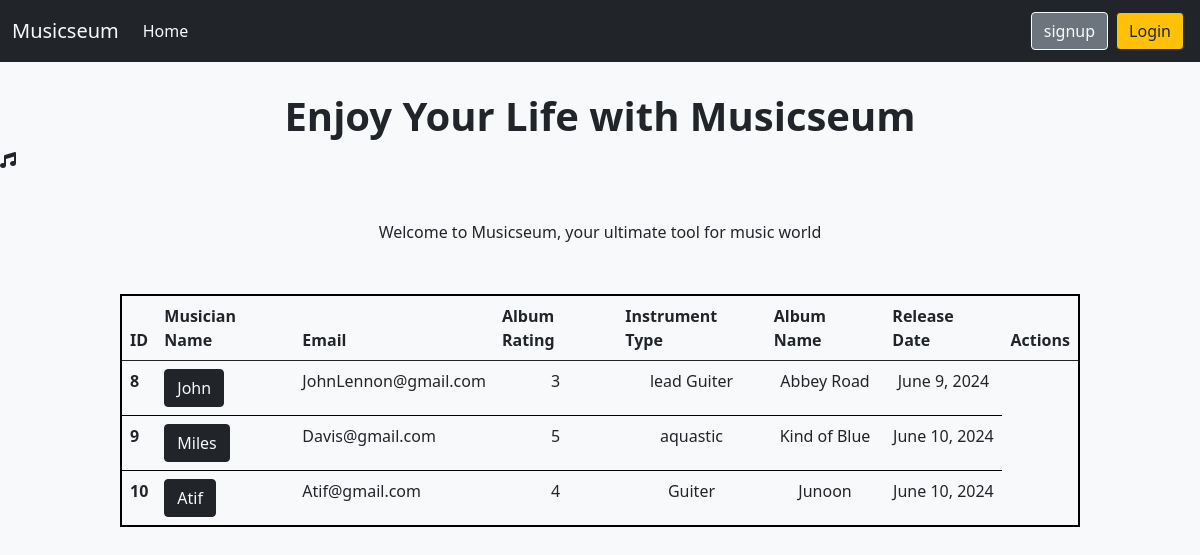
The page / on the database its author committed.
### album/models.py (models this page shows, shortened)
class Album(models.Model):
    Name=models.CharField(max_length=20)
    musician=models.ForeignKey(Musician,on_delete=models.CASCADE)
    date = models.DateField(null=True, blank=True, default=datetime.date.today)
    RATINGS_CHOICES = (
        (1, '1'),
        (2, '2'),
        (3, '3'),
        (4, '4'),
        (5, '5'),
    )
    Rating = models.IntegerField(choices=RATINGS_CHOICES)

### musician/models.py (models this page shows, shortened)
class Musician(models.Model):
    Firstname=models.CharField(max_length=20)
    Lastname=models.CharField(max_length=30)
    Email=models.EmailField()
    Phonenumber=models.IntegerField()
    Instrument=models.CharField(max_length=20)

### musicsite/views.py (the view)
# urls.py: 2. Add a URL to urlpatterns:  path('', views.home, name='home')
def home(request):
    data=Album.objects.all()
    return render (request,'base.html',{'form':data})

### templates/base.html (shortened to what this page needs)
<!doctype html>
<html lang="en">
  <head>
    <link href="https://cdn.jsdelivr.net/npm/bootstrap@5.0.2/dist/css/bootstrap.min.css" rel="stylesheet">
    <link rel="stylesheet" href="https://cdnjs.cloudflare.com/ajax/libs/font-awesome/6.5.2/css/all.min.css">
    <nav class="navbar navbar-expand-lg navbar-light bg-dark">
        <div class="container-fluid">
          <a class="navbar-brand text-light" href="#"> Musicseum</a>
          <div class="collapse navbar-collapse" id="navbarSupportedContent">
            <ul class="navbar-nav me-auto mb-2 mb-lg-0">
              <li class="nav-item">
                <a class="nav-link active text-light" aria-current="page" href="{% url 'home' %}">Home</a>
              </li>
            </ul>
            <form class="d-flex">
              {% if not user.is_authenticated %}
              <a href="{% url 'signup' %}" class="btn btn-outline-light bg-secondary m-1" type="submit">signup</a>
              <a href="{% url 'login' %}" class="btn btn-outline-dark bg-warning m-1" type="submit">Login</a>
              {% else %}
              <a href="#" class="btn btn-outline-dark bg-primary m-1" type="submit" >Profile</a>
              <a href="{% url 'logout' %}" class="btn btn-outline-dark bg-danger m-1" type="submit">Logout</a>
              {% endif %}
            </form>
          </div>
        </div>
      </nav>
  </head>
  <body class='bg-light'>
    {%  block content %}
  <h1>  <b style="margin-top:30px;" class='row d-flex text-light justify-content-center text-dark'>Enjoy Your Life with Musicseum</b></h1> <i class="fas fa-music"></i>
  <p class='row d-flex justify-content-center m-5'>Welcome to Musicseum, your ultimate tool for  music world </p>
  <table style='height:80%;width:80%;margin:50px;margin-left:120px;border:2px solid black' class="table">
    <thead>
      <tr>
        <th scope="col">ID</th>
        <th scope="col">Musician Name</th>
        <th scope="col">Email</th>
        <th scope="col">Album Rating</th>
        <th scope="col">Instrument Type</th>
        <th scope="col">Album Name</th>
        <th scope="col">Release Date</th>
        <th scope="col">Actions</th>
      </tr>
    </thead>
    <tbody>
      {% for i in form %}
      <tr>
        <th scope="row">{{i.id}}</th>
        {% if user.is_authenticated %}
        <td><a class='btn btn-dark text-light'  href="{% url 'edit_musician' i.musician.id  %}">{{i.musician.Firstname}}</a></td>
        {% else %}
        <td><a class='btn btn-dark text-light'  >{{i.musician.Firstname}}</a></td>
        {% endif %}
        <td >{{i.musician.Email}}</td>
         <td class="text-center"> {{i.Rating}}</td>
        <td class="text-center">{{i.musician.Instrument}}</td>
        <td class="text-center">{{i.Name}}</td>
        <td class="text-center">{{i.date}}</td>
      </tr>
      {% endfor %}
    </tbody>
  </table>
    {% endblock %}
  </body>
</html>

### rows shown on the page
Album: id "8", musician.Firstname "John", musician.Email "JohnLennon@gmail.com", Rating "3", musician.Instrument "lead Guiter", Name "Abbey Road", date "June 9, 2024"
Album: id "9", musician.Firstname "Miles", musician.Email "Davis@gmail.com", Rating "5", musician.Instrument "aquastic", Name "Kind of Blue", date "June 10, 2024"
Album: id "10", musician.Firstname "Atif", musician.Email "Atif@gmail.com", Rating "4", musician.Instrument "Guiter", Name "Junoon", date "June 10, 2024"
